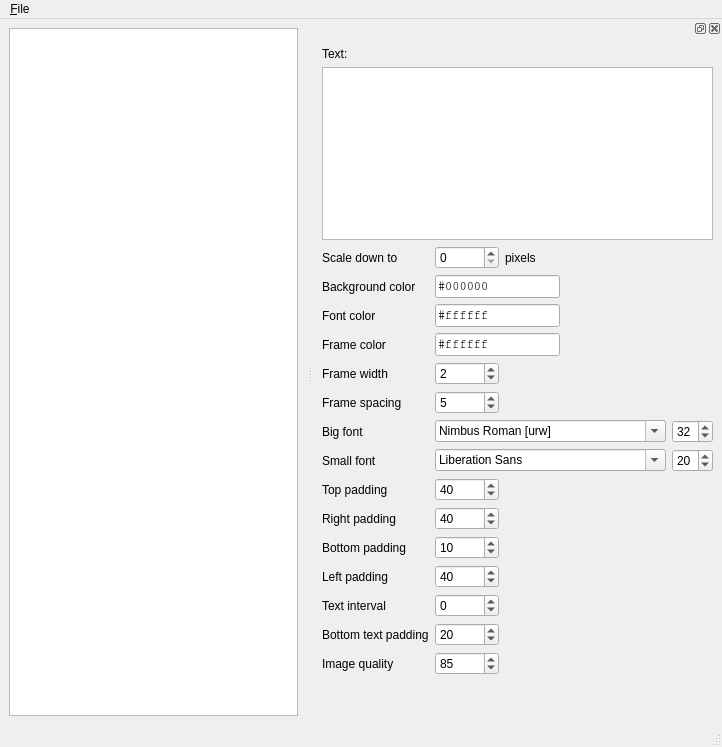
<?xml version="1.0" encoding="UTF-8"?>
<ui version="4.0">
 <class>PyDemoWindow</class>
 <widget class="QMainWindow" name="PyDemoWindow">
  <property name="geometry">
   <rect>
    <x>0</x>
    <y>0</y>
    <width>722</width>
    <height>747</height>
   </rect>
  </property>
  <property name="windowTitle">
   <string>PyDemo</string>
  </property>
  <widget class="QWidget" name="centralwidget">
   <layout class="QHBoxLayout" name="horizontalLayout">
    <item>
     <widget class="QGraphicsView" name="graphicsView"/>
    </item>
   </layout>
  </widget>
  <widget class="QMenuBar" name="menubar">
   <property name="geometry">
    <rect>
     <x>0</x>
     <y>0</y>
     <width>722</width>
     <height>21</height>
    </rect>
   </property>
   <widget class="QMenu" name="menuFile">
    <property name="title">
     <string>&amp;File</string>
    </property>
    <addaction name="actionOpen"/>
    <addaction name="actionSaveAs"/>
    <addaction name="separator"/>
    <addaction name="actionExit"/>
   </widget>
   <addaction name="menuFile"/>
  </widget>
  <widget class="QStatusBar" name="statusbar"/>
  <widget class="QDockWidget" name="dockWidget">
   <attribute name="dockWidgetArea">
    <number>2</number>
   </attribute>
   <widget class="QWidget" name="dockWidgetContents">
    <layout class="QVBoxLayout" name="verticalLayout_2">
     <item>
      <widget class="QLabel" name="label">
       <property name="text">
        <string>Text:</string>
       </property>
      </widget>
     </item>
     <item>
      <layout class="QVBoxLayout" name="verticalLayout">
       <item>
        <widget class="QTextEdit" name="textEdit">
         <property name="sizePolicy">
          <sizepolicy hsizetype="Expanding" vsizetype="Maximum">
           <horstretch>0</horstretch>
           <verstretch>0</verstretch>
          </sizepolicy>
         </property>
        </widget>
       </item>
       <item>
        <layout class="QGridLayout" name="gridLayout">
         <item row="1" column="0">
          <widget class="QLabel" name="label_2">
           <property name="text">
            <string>Scale down to</string>
           </property>
          </widget>
         </item>
         <item row="2" column="0">
          <widget class="QLabel" name="label_4">
           <property name="text">
            <string>Background color</string>
           </property>
          </widget>
         </item>
         <item row="3" column="0">
          <widget class="QLabel" name="label_6">
           <property name="text">
            <string>Font color</string>
           </property>
          </widget>
         </item>
         <item row="4" column="0">
          <widget class="QLabel" name="label_13">
           <property name="text">
            <string>Frame color</string>
           </property>
          </widget>
         </item>
         <item row="5" column="0">
          <widget class="QLabel" name="label_5">
           <property name="text">
            <string>Frame width</string>
           </property>
          </widget>
         </item>
         <item row="5" column="10">
          <widget class="QSpinBox" name="frameWidthBox">
           <property name="sizePolicy">
            <sizepolicy hsizetype="Maximum" vsizetype="Fixed">
             <horstretch>0</horstretch>
             <verstretch>0</verstretch>
            </sizepolicy>
           </property>
           <property name="minimumSize">
            <size>
             <width>64</width>
             <height>0</height>
            </size>
           </property>
           <property name="value">
            <number>2</number>
           </property>
          </widget>
         </item>
         <item row="7" column="0">
          <widget class="QLabel" name="label_12">
           <property name="text">
            <string>Big font</string>
           </property>
          </widget>
         </item>
         <item row="1" column="10">
          <layout class="QHBoxLayout" name="horizontalLayout_2">
           <item>
            <widget class="QSpinBox" name="scaleDownBox">
             <property name="sizePolicy">
              <sizepolicy hsizetype="Maximum" vsizetype="Fixed">
               <horstretch>0</horstretch>
               <verstretch>0</verstretch>
              </sizepolicy>
             </property>
             <property name="minimumSize">
              <size>
               <width>64</width>
               <height>0</height>
              </size>
             </property>
             <property name="maximum">
              <number>9999</number>
             </property>
            </widget>
           </item>
           <item>
            <widget class="QLabel" name="label_3">
             <property name="sizePolicy">
              <sizepolicy hsizetype="Maximum" vsizetype="Preferred">
               <horstretch>0</horstretch>
               <verstretch>0</verstretch>
              </sizepolicy>
             </property>
             <property name="text">
              <string>pixels</string>
             </property>
            </widget>
           </item>
           <item>
            <spacer name="horizontalSpacer_2">
             <property name="orientation">
              <enum>Qt::Horizontal</enum>
             </property>
             <property name="sizeHint" stdset="0">
              <size>
               <width>40</width>
               <height>20</height>
              </size>
             </property>
            </spacer>
           </item>
          </layout>
         </item>
         <item row="17" column="0">
          <spacer name="horizontalSpacer">
           <property name="orientation">
            <enum>Qt::Horizontal</enum>
           </property>
           <property name="sizeHint" stdset="0">
            <size>
             <width>40</width>
             <height>20</height>
            </size>
           </property>
          </spacer>
         </item>
         <item row="8" column="0">
          <widget class="QLabel" name="label_14">
           <property name="text">
            <string>Small font</string>
           </property>
          </widget>
         </item>
         <item row="12" column="0">
          <widget class="QLabel" name="label_15">
           <property name="text">
            <string>Left padding</string>
           </property>
          </widget>
         </item>
         <item row="9" column="0">
          <widget class="QLabel" name="label_16">
           <property name="text">
            <string>Top padding</string>
           </property>
          </widget>
         </item>
         <item row="10" column="0">
          <widget class="QLabel" name="label_17">
           <property name="text">
            <string>Right padding</string>
           </property>
          </widget>
         </item>
         <item row="12" column="10">
          <widget class="QSpinBox" name="leftPaddingBox">
           <property name="sizePolicy">
            <sizepolicy hsizetype="Maximum" vsizetype="Fixed">
             <horstretch>0</horstretch>
             <verstretch>0</verstretch>
            </sizepolicy>
           </property>
           <property name="minimumSize">
            <size>
             <width>64</width>
             <height>0</height>
            </size>
           </property>
           <property name="value">
            <number>40</number>
           </property>
          </widget>
         </item>
         <item row="10" column="10">
          <widget class="QSpinBox" name="rightPaddingBox">
           <property name="sizePolicy">
            <sizepolicy hsizetype="Maximum" vsizetype="Fixed">
             <horstretch>0</horstretch>
             <verstretch>0</verstretch>
            </sizepolicy>
           </property>
           <property name="minimumSize">
            <size>
             <width>64</width>
             <height>0</height>
            </size>
           </property>
           <property name="value">
            <number>40</number>
           </property>
          </widget>
         </item>
         <item row="9" column="10">
          <widget class="QSpinBox" name="topPaddingBox">
           <property name="sizePolicy">
            <sizepolicy hsizetype="Maximum" vsizetype="Fixed">
             <horstretch>0</horstretch>
             <verstretch>0</verstretch>
            </sizepolicy>
           </property>
           <property name="minimumSize">
            <size>
             <width>64</width>
             <height>0</height>
            </size>
           </property>
           <property name="value">
            <number>40</number>
           </property>
          </widget>
         </item>
         <item row="11" column="0">
          <widget class="QLabel" name="label_18">
           <property name="text">
            <string>Bottom padding</string>
           </property>
          </widget>
         </item>
         <item row="11" column="10">
          <widget class="QSpinBox" name="bottomPaddingBox">
           <property name="sizePolicy">
            <sizepolicy hsizetype="Maximum" vsizetype="Fixed">
             <horstretch>0</horstretch>
             <verstretch>0</verstretch>
            </sizepolicy>
           </property>
           <property name="minimumSize">
            <size>
             <width>64</width>
             <height>0</height>
            </size>
           </property>
           <property name="value">
            <number>10</number>
           </property>
          </widget>
         </item>
         <item row="13" column="0">
          <widget class="QLabel" name="label_19">
           <property name="text">
            <string>Text interval</string>
           </property>
          </widget>
         </item>
         <item row="13" column="10">
          <widget class="QSpinBox" name="textIntervalBox">
           <property name="sizePolicy">
            <sizepolicy hsizetype="Maximum" vsizetype="Fixed">
             <horstretch>0</horstretch>
             <verstretch>0</verstretch>
            </sizepolicy>
           </property>
           <property name="minimumSize">
            <size>
             <width>64</width>
             <height>0</height>
            </size>
           </property>
           <property name="minimum">
            <number>-99</number>
           </property>
           <property name="value">
            <number>0</number>
           </property>
          </widget>
         </item>
         <item row="14" column="0">
          <widget class="QLabel" name="label_20">
           <property name="text">
            <string>Bottom text padding</string>
           </property>
          </widget>
         </item>
         <item row="14" column="10">
          <widget class="QSpinBox" name="bottomTextPaddingBox">
           <property name="sizePolicy">
            <sizepolicy hsizetype="Maximum" vsizetype="Fixed">
             <horstretch>0</horstretch>
             <verstretch>0</verstretch>
            </sizepolicy>
           </property>
           <property name="minimumSize">
            <size>
             <width>64</width>
             <height>0</height>
            </size>
           </property>
           <property name="value">
            <number>20</number>
           </property>
          </widget>
         </item>
         <item row="2" column="10">
          <widget class="QLineEdit" name="backgroundColorEdit">
           <property name="sizePolicy">
            <sizepolicy hsizetype="Maximum" vsizetype="Fixed">
             <horstretch>0</horstretch>
             <verstretch>0</verstretch>
            </sizepolicy>
           </property>
           <property name="minimumSize">
            <size>
             <width>120</width>
             <height>0</height>
            </size>
           </property>
           <property name="font">
            <font>
             <family>Courier</family>
            </font>
           </property>
           <property name="text">
            <string notr="true">#000000</string>
           </property>
          </widget>
         </item>
         <item row="3" column="10">
          <widget class="QLineEdit" name="fontColorEdit">
           <property name="sizePolicy">
            <sizepolicy hsizetype="Maximum" vsizetype="Fixed">
             <horstretch>0</horstretch>
             <verstretch>0</verstretch>
            </sizepolicy>
           </property>
           <property name="minimumSize">
            <size>
             <width>120</width>
             <height>0</height>
            </size>
           </property>
           <property name="font">
            <font>
             <family>Courier</family>
            </font>
           </property>
           <property name="text">
            <string notr="true">#ffffff</string>
           </property>
          </widget>
         </item>
         <item row="4" column="10">
          <widget class="QLineEdit" name="frameColorEdit">
           <property name="sizePolicy">
            <sizepolicy hsizetype="Maximum" vsizetype="Fixed">
             <horstretch>0</horstretch>
             <verstretch>0</verstretch>
            </sizepolicy>
           </property>
           <property name="minimumSize">
            <size>
             <width>120</width>
             <height>0</height>
            </size>
           </property>
           <property name="font">
            <font>
             <family>Courier</family>
            </font>
           </property>
           <property name="text">
            <string notr="true">#ffffff</string>
           </property>
          </widget>
         </item>
         <item row="6" column="0">
          <widget class="QLabel" name="label_7">
           <property name="text">
            <string>Frame spacing</string>
           </property>
          </widget>
         </item>
         <item row="6" column="10">
          <widget class="QSpinBox" name="frameSpacingBox">
           <property name="sizePolicy">
            <sizepolicy hsizetype="Maximum" vsizetype="Fixed">
             <horstretch>0</horstretch>
             <verstretch>0</verstretch>
            </sizepolicy>
           </property>
           <property name="minimumSize">
            <size>
             <width>64</width>
             <height>0</height>
            </size>
           </property>
           <property name="value">
            <number>5</number>
           </property>
          </widget>
         </item>
         <item row="15" column="0">
          <widget class="QLabel" name="label_8">
           <property name="text">
            <string>Image quality</string>
           </property>
          </widget>
         </item>
         <item row="15" column="10">
          <widget class="QSpinBox" name="imageQualityBox">
           <property name="sizePolicy">
            <sizepolicy hsizetype="Maximum" vsizetype="Fixed">
             <horstretch>0</horstretch>
             <verstretch>0</verstretch>
            </sizepolicy>
           </property>
           <property name="minimumSize">
            <size>
             <width>64</width>
             <height>0</height>
            </size>
           </property>
           <property name="maximum">
            <number>100</number>
           </property>
           <property name="value">
            <number>85</number>
           </property>
          </widget>
         </item>
         <item row="7" column="10">
          <layout class="QHBoxLayout" name="horizontalLayout_3">
           <item>
            <widget class="QFontComboBox" name="bigFontComboBox">
             <property name="sizePolicy">
              <sizepolicy hsizetype="Expanding" vsizetype="Fixed">
               <horstretch>0</horstretch>
               <verstretch>0</verstretch>
              </sizepolicy>
             </property>
             <property name="currentFont">
              <font>
               <family>Nimbus Roman No9 L</family>
               <pointsize>32</pointsize>
              </font>
             </property>
            </widget>
           </item>
           <item>
            <widget class="QSpinBox" name="bigFontSizeBox">
             <property name="minimum">
              <number>1</number>
             </property>
             <property name="value">
              <number>32</number>
             </property>
            </widget>
           </item>
          </layout>
         </item>
         <item row="8" column="10">
          <layout class="QHBoxLayout" name="horizontalLayout_4">
           <item>
            <widget class="QFontComboBox" name="smallFontComboBox">
             <property name="sizePolicy">
              <sizepolicy hsizetype="Expanding" vsizetype="Fixed">
               <horstretch>0</horstretch>
               <verstretch>0</verstretch>
              </sizepolicy>
             </property>
             <property name="currentFont">
              <font>
               <family>Arial</family>
               <pointsize>20</pointsize>
              </font>
             </property>
            </widget>
           </item>
           <item>
            <widget class="QSpinBox" name="smallFontSizeBox">
             <property name="minimum">
              <number>1</number>
             </property>
             <property name="value">
              <number>20</number>
             </property>
            </widget>
           </item>
          </layout>
         </item>
        </layout>
       </item>
       <item>
        <spacer name="verticalSpacer">
         <property name="orientation">
          <enum>Qt::Vertical</enum>
         </property>
         <property name="sizeHint" stdset="0">
          <size>
           <width>20</width>
           <height>40</height>
          </size>
         </property>
        </spacer>
       </item>
      </layout>
     </item>
    </layout>
   </widget>
  </widget>
  <action name="actionOpen">
   <property name="text">
    <string>&amp;Open...</string>
   </property>
  </action>
  <action name="action">
   <property name="text">
    <string>-</string>
   </property>
  </action>
  <action name="actionExit">
   <property name="text">
    <string>E&amp;xit</string>
   </property>
  </action>
  <action name="actionSaveAs">
   <property name="text">
    <string>&amp;Save as...</string>
   </property>
  </action>
 </widget>
 <resources/>
 <connections>
  <connection>
   <sender>actionExit</sender>
   <signal>triggered()</signal>
   <receiver>PyDemoWindow</receiver>
   <slot>close()</slot>
   <hints>
    <hint type="sourcelabel">
     <x>-1</x>
     <y>-1</y>
    </hint>
    <hint type="destinationlabel">
     <x>360</x>
     <y>308</y>
    </hint>
   </hints>
  </connection>
 </connections>
</ui>
